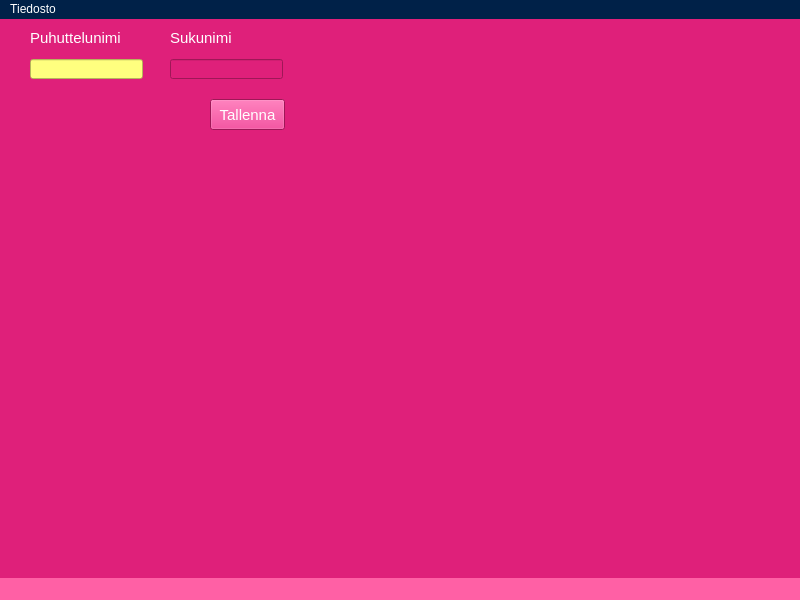
<?xml version="1.0" encoding="UTF-8"?>
<ui version="4.0">
 <class>MainWindow</class>
 <widget class="QMainWindow" name="MainWindow">
  <property name="geometry">
   <rect>
    <x>0</x>
    <y>0</y>
    <width>800</width>
    <height>600</height>
   </rect>
  </property>
  <property name="cursor">
   <cursorShape>PointingHandCursor</cursorShape>
  </property>
  <property name="windowTitle">
   <string>MainWindow</string>
  </property>
  <property name="windowIcon">
   <iconset theme="emblem-shared"/>
  </property>
  <property name="toolTip">
   <string>&lt;html&gt;&lt;head/&gt;&lt;body&gt;&lt;p&gt;&lt;span style=&quot; font-size:11pt;&quot;&gt;Tallentaa henkilön tiedot tietokantaan&lt;/span&gt;&lt;/p&gt;&lt;/body&gt;&lt;/html&gt;</string>
  </property>
  <property name="toolTipDuration">
   <number>3000</number>
  </property>
  <property name="styleSheet">
   <string notr="true">background-color: rgb(223, 32, 122)</string>
  </property>
  <widget class="QWidget" name="centralwidget">
   <widget class="QLineEdit" name="firstNameLineEdit">
    <property name="geometry">
     <rect>
      <x>30</x>
      <y>40</y>
      <width>113</width>
      <height>20</height>
     </rect>
    </property>
    <property name="styleSheet">
     <string notr="true">background-color: rgb(255, 255, 127);
color: rgb(23, 66, 70);</string>
    </property>
   </widget>
   <widget class="QLabel" name="firstNameLabel">
    <property name="geometry">
     <rect>
      <x>30</x>
      <y>10</y>
      <width>111</width>
      <height>16</height>
     </rect>
    </property>
    <property name="font">
     <font>
      <pointsize>11</pointsize>
     </font>
    </property>
    <property name="styleSheet">
     <string notr="true">color: rgb(255, 255, 255);</string>
    </property>
    <property name="text">
     <string>Puhuttelunimi</string>
    </property>
    <property name="textFormat">
     <enum>Qt::TextFormat::RichText</enum>
    </property>
   </widget>
   <widget class="QLineEdit" name="lastNameLineEdit">
    <property name="geometry">
     <rect>
      <x>170</x>
      <y>40</y>
      <width>113</width>
      <height>20</height>
     </rect>
    </property>
   </widget>
   <widget class="QLabel" name="lastNameLabel">
    <property name="geometry">
     <rect>
      <x>170</x>
      <y>10</y>
      <width>111</width>
      <height>16</height>
     </rect>
    </property>
    <property name="font">
     <font>
      <pointsize>11</pointsize>
     </font>
    </property>
    <property name="styleSheet">
     <string notr="true">color: rgb(255, 255, 255);</string>
    </property>
    <property name="text">
     <string>Sukunimi</string>
    </property>
    <property name="textFormat">
     <enum>Qt::TextFormat::RichText</enum>
    </property>
   </widget>
   <widget class="QPushButton" name="savePushButton">
    <property name="geometry">
     <rect>
      <x>210</x>
      <y>80</y>
      <width>75</width>
      <height>31</height>
     </rect>
    </property>
    <property name="font">
     <font>
      <pointsize>11</pointsize>
     </font>
    </property>
    <property name="styleSheet">
     <string notr="true">color: rgb(255, 255, 255);</string>
    </property>
    <property name="text">
     <string>Tallenna</string>
    </property>
   </widget>
   <widget class="QLabel" name="keyPictureLabel">
    <property name="geometry">
     <rect>
      <x>390</x>
      <y>120</y>
      <width>241</width>
      <height>231</height>
     </rect>
    </property>
    <property name="text">
     <string/>
    </property>
    <property name="pixmap">
     <pixmap resource="testPictures.qrc">:/png/Keys.png</pixmap>
    </property>
   </widget>
   <widget class="QLabel" name="studentPictureLabel">
    <property name="geometry">
     <rect>
      <x>20</x>
      <y>120</y>
      <width>221</width>
      <height>231</height>
     </rect>
    </property>
    <property name="text">
     <string/>
    </property>
    <property name="pixmap">
     <pixmap resource="testPictures.qrc">:/png/student.png</pixmap>
    </property>
   </widget>
   <widget class="QLabel" name="teacherPictureLabel">
    <property name="geometry">
     <rect>
      <x>230</x>
      <y>330</y>
      <width>221</width>
      <height>231</height>
     </rect>
    </property>
    <property name="text">
     <string/>
    </property>
    <property name="pixmap">
     <pixmap resource="testPictures.qrc">:/png/Teacher.png</pixmap>
    </property>
   </widget>
  </widget>
  <widget class="QMenuBar" name="menubar">
   <property name="geometry">
    <rect>
     <x>0</x>
     <y>0</y>
     <width>800</width>
     <height>33</height>
    </rect>
   </property>
   <property name="styleSheet">
    <string notr="true">background-color: rgb(0, 33, 72);
color: rgb(255, 255, 255);</string>
   </property>
   <widget class="QMenu" name="menuTiedosto">
    <property name="title">
     <string>Tiedosto</string>
    </property>
    <widget class="QMenu" name="menuEdelliset">
     <property name="title">
      <string>Edelliset</string>
     </property>
     <addaction name="actionKalle"/>
     <addaction name="actionVille"/>
     <addaction name="actionJaana"/>
     <addaction name="actionMikko"/>
    </widget>
    <addaction name="actionLopeta"/>
    <addaction name="menuEdelliset"/>
    <addaction name="actionTallenna_nimell"/>
   </widget>
   <addaction name="menuTiedosto"/>
  </widget>
  <widget class="QStatusBar" name="statusbar">
   <property name="styleSheet">
    <string notr="true">background-color: rgb(255, 96, 165);</string>
   </property>
  </widget>
  <action name="actionLopeta">
   <property name="icon">
    <iconset theme="application-exit"/>
   </property>
   <property name="text">
    <string>Lopeta</string>
   </property>
   <property name="shortcut">
    <string>Ctrl+Q</string>
   </property>
  </action>
  <action name="actionKalle">
   <property name="text">
    <string>Kalle</string>
   </property>
  </action>
  <action name="actionVille">
   <property name="text">
    <string>Ville</string>
   </property>
  </action>
  <action name="actionJaana">
   <property name="text">
    <string>Jaana</string>
   </property>
  </action>
  <action name="actionMikko">
   <property name="text">
    <string>Mikko</string>
   </property>
  </action>
  <action name="actionTallenna_nimell">
   <property name="text">
    <string>Tallenna nimellä...</string>
   </property>
  </action>
 </widget>
 <resources>
  <include location="testPictures.qrc"/>
 </resources>
 <connections/>
</ui>
